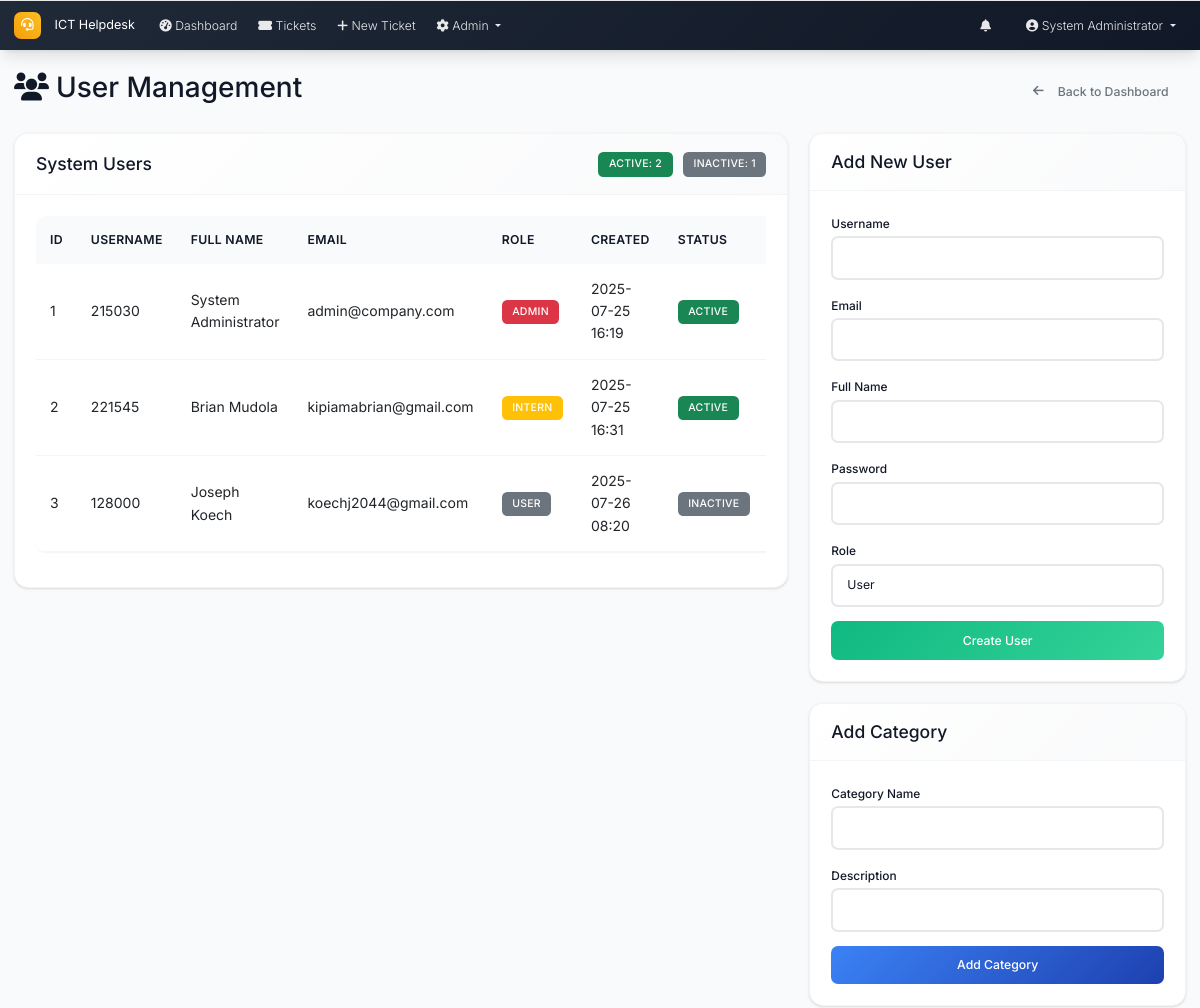
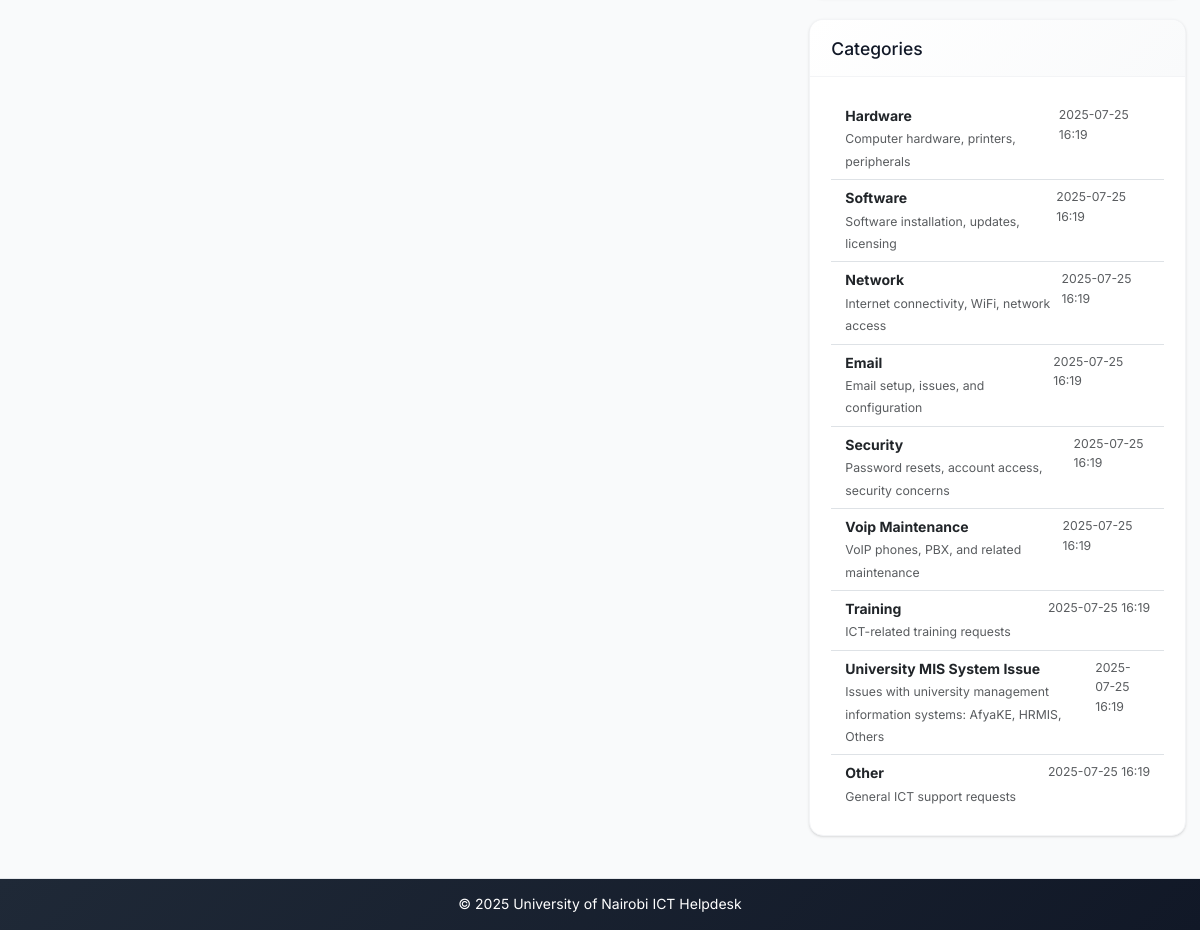
The app's page /admin/users (signed in) with its own data (2 pictures, top to bottom).
### models.py (models this page shows, shortened)
class User(UserMixin, db.Model):
    id = db.Column(db.Integer, primary_key=True)
    username = db.Column(db.String(64), unique=True, nullable=False)
    email = db.Column(db.String(120), unique=True, nullable=False)
    password_hash = db.Column(db.String(256), nullable=False)
    full_name = db.Column(db.String(100), nullable=False)
    role = db.Column(db.String(20), nullable=False, default='user')  # admin, intern, user
    created_at = db.Column(db.DateTime, default=datetime.utcnow)
    is_active = db.Column(db.Boolean, default=True)
    is_verified = db.Column(db.Boolean, default=False)
    verification_token = db.Column(db.String(128), nullable=True)
    phone_number = db.Column(db.String(20), nullable=True)
    is_approved = db.Column(db.Boolean, default=False)
    approved_by_id = db.Column(db.Integer, db.ForeignKey('user.id'), nullable=True)
    approved_at = db.Column(db.DateTime, nullable=True)
    tickets_created = db.relationship('Ticket', foreign_keys='Ticket.created_by_id', backref='creator', lazy='dynamic')
    assigned_tickets = db.relationship('Ticket', secondary='ticket_assignees', back_populates='assignees', lazy='selectin')
    comments = db.relationship('Comment', backref='author', lazy='dynamic')

class Category(db.Model):
    id = db.Column(db.Integer, primary_key=True)
    name = db.Column(db.String(50), unique=True, nullable=False)
    description = db.Column(db.String(200))
    created_at = db.Column(db.DateTime, default=datetime.utcnow)
    tickets = db.relationship('Ticket', backref='category', lazy='dynamic')

### routes.py (the view)
@app.route('/admin/users')
@login_required
def user_management():
    if current_user.role != 'admin':
        abort(403)
    users = User.query.all()
    form = UserManagementForm()
    admin_user_form = AdminUserForm()
    category_form = CategoryForm()
    status_form = UserStatusForm()
    categories = Category.query.all()
    return render_template('user_management.html', users=users, form=form,
                         admin_user_form=admin_user_form, category_form=category_form,
                         status_form=status_form, categories=categories)

### forms.py
class UserManagementForm(FlaskForm):
    user_id = IntegerField('User ID', validators=[DataRequired()])
    new_password = PasswordField('New Password', validators=[DataRequired(), Length(min=6)])
    confirm_password = PasswordField('Confirm Password', validators=[DataRequired(), EqualTo('new_password')])
    submit = SubmitField('Update Password')

class AdminUserForm(FlaskForm):
    username = StringField('Username', validators=[DataRequired(), Length(min=4, max=20)])
    email = StringField('Email', validators=[DataRequired(), Email()])
    full_name = StringField('Full Name', validators=[DataRequired(), Length(max=100)])
    password = PasswordField('Password', validators=[DataRequired(), Length(min=6)])
    role = SelectField('Role', choices=[('user', 'User'), ('intern', 'Intern'), ('admin', 'Admin')], default='user')
    submit = SubmitField('Create User')

### app.py (called while the page is built)
@login_manager.user_loader
def load_user(user_id):
    from models import User
    return User.query.get(int(user_id))

@app.context_processor
def inject_now():
    return {'now': datetime.utcnow}

### routes.py (called while the page is built)
@app.context_processor
def inject_datetime():
    return dict(datetime=datetime)

### utils.py (called while the page is built)
def format_datetime(dt):
    if not dt:
        return 'N/A'
    return dt.strftime('%Y-%m-%d %H:%M')

### templates/user_management.html (shortened to what this page needs)
{% extends "base.html" %}
{% block content %}
<div class="d-flex justify-content-between align-items-center mb-4">
    <h2><i class="fas fa-users me-2"></i>User Management</h2>
    <a href="{{ url_for('admin_dashboard') }}" class="btn btn-outline-secondary">
        <i class="fas fa-arrow-left me-2"></i>Back to Dashboard
    </a>
</div>
<div class="row">
    <div class="col-md-8">
        <div class="card">
            <div class="card-header d-flex justify-content-between align-items-center">
                <h5 class="mb-0">System Users</h5>
                <div>
                    <span class="badge bg-success me-2">Active: {{ users|selectattr('is_active')|list|length }}</span>
                    <span class="badge bg-secondary">Inactive: {{ users|rejectattr('is_active')|list|length }}</span>
                </div>
            </div>
            <div class="card-body">
                <div class="table-responsive">
                    <table class="table table-hover">
                        <thead>
                            <tr>
                                <th>ID</th>
                                <th>Username</th>
                                <th>Full Name</th>
                                <th>Email</th>
                                <th>Role</th>
                                <th>Created</th>
                                <th>Status</th>
                                <th>Actions</th>
                            </tr>
                        </thead>
                        <tbody>
                            {% for user in users %}
                            <tr>
                                <td>{{ user.id }}</td>
                                <td>{{ user.username }}</td>
                                <td>{{ user.full_name }}</td>
                                <td>{{ user.email }}</td>
                                <td>
                                    <span class="badge bg-{{ 'danger' if user.role == 'admin' else 'warning' if user.role == 'intern' else 'secondary' }}">
                                        {{ user.role.title() }}
                                    </span>
                                </td>
                                <td>{{ user.created_at|format_datetime }}</td>
                                <td>
                                    <span class="badge bg-{{ 'success' if user.is_active else 'secondary' }}">
                                        {{ 'Active' if user.is_active else 'Inactive' }}
                                    </span>
                                </td>
                                <td>
                                </td>
                            </tr>
                            {% endfor %}
                        </tbody>
                    </table>
                </div>
            </div>
        </div>
    </div>
    <div class="col-md-4">
        <div class="card mb-4">
            <div class="card-header">
                <h5 class="mb-0">Add New User</h5>
            </div>
            <div class="card-body">
                <form method="POST" action="{{ url_for('create_user') }}">
                    <div class="mb-3">
                        {{ admin_user_form.username.label(class="form-label") }}
                        {{ admin_user_form.username(class="form-control") }}
                    </div>
                    <div class="mb-3">
                        {{ admin_user_form.email.label(class="form-label") }}
                        {{ admin_user_form.email(class="form-control") }}
                    </div>
                    <div class="mb-3">
                        {{ admin_user_form.full_name.label(class="form-label") }}
                        {{ admin_user_form.full_name(class="form-control") }}
                    </div>
                    <div class="mb-3">
                        {{ admin_user_form.password.label(class="form-label") }}
                        {{ admin_user_form.password(class="form-control") }}
                    </div>
                    <div class="mb-3">
                        {{ admin_user_form.role.label(class="form-label") }}
                        {{ admin_user_form.role(class="form-control") }}
                    </div>
                    <div class="d-grid">
                        {{ admin_user_form.submit(class="btn btn-success") }}
                    </div>
                </form>
            </div>
        </div>
        <div class="card mb-4">
            <div class="card-header">
                <h5 class="mb-0">Add Category</h5>
            </div>
            <div class="card-body">
                <form method="POST" action="{{ url_for('add_category') }}">
                    <div class="mb-3">
                        {{ category_form.name.label(class="form-label") }}
                        {{ category_form.name(class="form-control") }}
                    </div>
                    <div class="mb-3">
                        {{ category_form.description.label(class="form-label") }}
                        {{ category_form.description(class="form-control") }}
                    </div>
                    <div class="d-grid">
                        {{ category_form.submit(class="btn btn-primary") }}
                    </div>
                </form>
            </div>
        </div>
        <div class="card">
            <div class="card-header">
                <h5 class="mb-0">Categories</h5>
            </div>
            <div class="card-body">
                {% if categories %}
                    <div class="list-group list-group-flush">
                        {% for category in categories %}
                        <div class="list-group-item d-flex justify-content-between align-items-start">
                            <div>
                                <strong>{{ category.name }}</strong>
                                {% if category.description %}
                                    <br><small class="text-muted">{{ category.description }}</small>
                                {% endif %}
                            </div>
                            <small class="text-muted">{{ category.created_at|format_datetime }}</small>
                        </div>
                        {% endfor %}
                    </div>
                {% else %}
                    <p class="text-muted text-center">No categories created yet.</p>
                {% endif %}
            </div>
        </div>
    </div>
</div>
{% endblock %}

### templates/base.html (shortened to what this page needs)
<!DOCTYPE html>
<html lang="en">
<head>
    <link href="https://cdn.jsdelivr.net/npm/bootstrap@5.3.0/dist/css/bootstrap.min.css" rel="stylesheet">
    <link href="https://cdnjs.cloudflare.com/ajax/libs/font-awesome/6.0.0/css/all.min.css" rel="stylesheet">
    <link href="{{ url_for('static', filename='css/custom.css') }}" rel="stylesheet">
</head>
<body>
    <nav class="navbar navbar-expand-lg navbar-dark footer-sky">
        <div class="container-fluid px-3">
            <a class="navbar-brand" href="{{ url_for('index') }}">
                <i class="fas fa-headset me-2"></i>ICT Helpdesk
            </a>
            <div class="collapse navbar-collapse" id="navbarNav">
                <ul class="navbar-nav me-auto mb-2 mb-lg-0">
                    {% if current_user.is_authenticated %}
                    <li class="nav-item">
                        <a class="nav-link" href="{{ url_for('dashboard') }}">
                            <i class="fas fa-tachometer-alt me-1"></i>Dashboard
                        </a>
                    </li>
                    <li class="nav-item">
                        <a class="nav-link" href="{{ url_for('tickets_list') }}">
                            <i class="fas fa-ticket-alt me-1"></i>Tickets
                        </a>
                    </li>
                    <li class="nav-item">
                        <a class="nav-link" href="{{ url_for('new_ticket') }}">
                            <i class="fas fa-plus me-1"></i>New Ticket
                        </a>
                    </li>
                    {% if current_user.role == 'admin' %}
                    <li class="nav-item dropdown">
                        <a class="nav-link dropdown-toggle" href="#" role="button" data-bs-toggle="dropdown" aria-expanded="false">
                            <i class="fas fa-cog me-1"></i>Admin
                        </a>
                    </li>
                    {% endif %}
                    {% endif %}
                </ul>
                <ul class="navbar-nav ms-auto mb-2 mb-lg-0">
                    {% if current_user.is_authenticated %}
                    <li class="nav-item dropdown me-3">
                        <a class="nav-link position-relative" href="#" id="notificationsDropdown" role="button"
                           data-bs-toggle="dropdown" aria-expanded="false">
                            <i class="fas fa-bell"></i>
                        </a>
                    </li>
                    <li class="nav-item dropdown">
                        <a class="nav-link dropdown-toggle" href="#" id="navbarDropdown" role="button" data-bs-toggle="dropdown" aria-expanded="false">
                            <i class="fas fa-user-circle me-1"></i>{{ current_user.full_name }}
                        </a>
                    </li>
                    {% endif %}
                </ul>
            </div>
        </div>
    </nav>
    <main class="container-fluid my-4 px-3">
        {% block content %}{% endblock %}
    </main>
    <footer class="footer-sky py-3 mt-5">
        <div class="container text-center">
            <span>&copy; {{ datetime.utcnow().year }} University of Nairobi ICT Helpdesk</span>
        </div>
    </footer>
</body>
</html>

### records on screen
User: full_name "System Administrator", id "1", username "215030", email "admin@company.com", role "ADMIN", created_at "2025-07-25 16:19", is_active "ACTIVE"
User: id "2", username "221545", full_name "Brian Mudola", email "kipiamabrian@gmail.com", role "INTERN", created_at "2025-07-25 16:31", is_active "ACTIVE"
User: id "3", username "128000", full_name "Joseph Koech", email "koechj2044@gmail.com", role "USER", created_at "2025-07-26 08:20", is_active "INACTIVE"
Category: email.label "Email", name "Email", description "Email setup, issues, and configuration", created_at "2025-07-25 16:19"
Category: name "Hardware", description "Computer hardware, printers, peripherals", created_at "2025-07-25 16:19"
Category: name "Software", description "Software installation, updates, licensing", created_at "2025-07-25 16:19"
Category: name "Network", description "Internet connectivity, WiFi, network access", created_at "2025-07-25 16:19"
Category: name "Security", description "Password resets, account access, security concerns", created_at "2025-07-25 16:19"
Category: name "Voip Maintenance", description "VoIP phones, PBX, and related maintenance", created_at "2025-07-25 16:19"
Category: name "Training", description "ICT-related training requests", created_at "2025-07-25 16:19"
Category: name "University MIS System Issue", description "Issues with university management information systems: AfyaKE, HRMIS, Others", created_at "2025-07-25 16:19"
Category: name "Other", description "General ICT support requests", created_at "2025-07-25 16:19"

### other values on screen
{{ users|selectattr('is_active')|list|length }} "2"
{{ users|rejectattr('is_active')|list|length }} "1"
{{ admin_user_form.username.label(class="form-label") }} "Username"
{{ admin_user_form.full_name.label(class="form-label") }} "Full Name"
{{ admin_user_form.password.label(class="form-label") }} "Password"
{{ admin_user_form.role.label(class="form-label") }} "Role"
{{ category_form.name.label(class="form-label") }} "Category Name"
{{ category_form.description.label(class="form-label") }} "Description"
